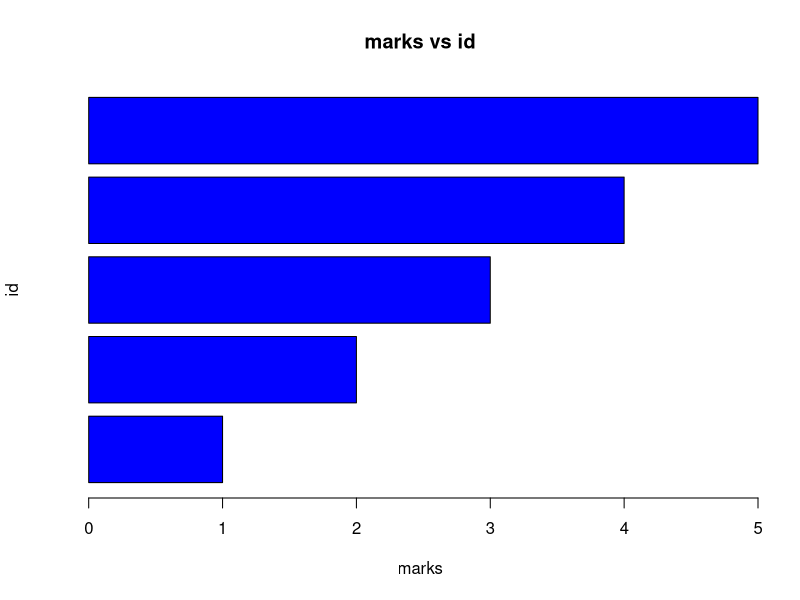

The R source for this figure:
#horizontal barplot
library(dplyr)
mydata<-read.csv('output.csv')
mydata
barplot(mydata$marks,
        xlab='marks',
        horiz=TRUE,
        ylab='id',
        main='marks vs id',
        col='blue')
